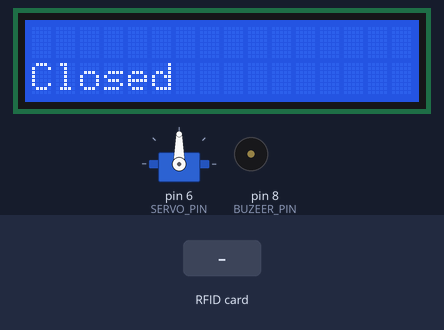
Recording of a sketch running on a simulated Arduino Uno, built with avr-gcc and run on an emulated ATmega328P. Parts: 16×2 character LCD, servo, buzzer (waves = sounding). Inputs (shaded band) come from the test bench. What the sketch prints to the serial monitor is not drawn.

Above: at 1.3 s.
1.4 s: RFID card 5E 7A 19 C4 held to the reader
At 4.3 s:
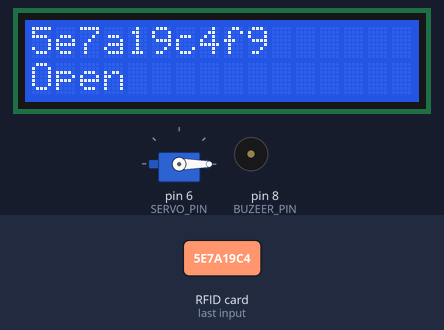
At 11.1 s:
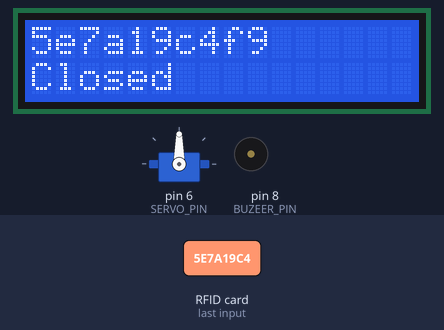
Timing chart, 0 to 11.7 s (numbered marks = the images above; inputs shaded):
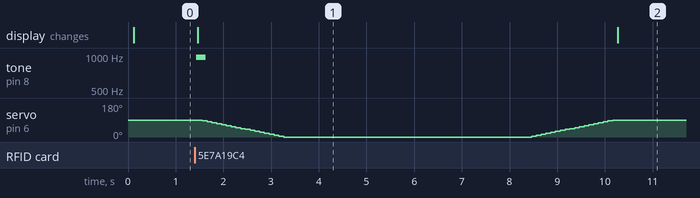

The sketch:

ArduinoNFC_ReadID_LCD_Servo.ino
```cpp
/*
 * LCD 顯示
 * ----------------
 * Card ID:
 * Open / Closed
 * ----------------
 *
*/
#include <SPI.h>
#include <RFID.h>
#include <Timer.h>
#include <Wire.h>
#include <LiquidCrystal_I2C.h>
#include <Servo.h>

#define SERVO_PIN 6
#define RST_PIN 9
#define SDA_PIN 10
#define BUZEER_PIN 8

Timer t;
LiquidCrystal_I2C lcd(0x27, 16, 2); // 0x27 or 0x3F
RFID rfid (SDA_PIN, RST_PIN);
Servo myServo;

int initDegree = 90; // 初始角度
int maxDegree = 0; // 最大角度
String cardId = "";

void setup() {
  Serial.begin(9600);
  delay(2);
  SPI.begin();
  rfid.init();
  lcd.begin();
  lcd.backlight();
  lcd.clear();
  myServo.attach(SERVO_PIN); // 設定 Servo 訊號腳位
  myServo.write(initDegree); // 設定初始角度位置

  Serial.println("Ready");
  lcd.setCursor(0, 1);
  lcd.print("Closed");
  t.every(10, detectCard);
}


void loop() {
  t.update();
  delay(10);
}

void detectCard() {
  if (rfid.isCard() && rfid.readCardSerial()) {
    tone(BUZEER_PIN, 976, 200)  ;
    Serial.println("Card found");
    cardId = "";
    for (int i = 0; i < 5; i++) {
      cardId += String(rfid.serNum[i], HEX);
    }
    showID();
    openTheDoor();
    Serial.print("CardId: ");
    Serial.println(cardId);
    Serial.println();
    delay(500);
  }
  rfid.halt(); // 進入休眠, 等待下次的激活
}

void showID() {
  lcd.setCursor(0, 0);
  lcd.print("                "); // 16 個空白
  lcd.setCursor(0, 0);
  lcd.print(cardId);
}

void openTheDoor() {
  // 啟動 open 柵欄中 ...
  lcd.setCursor(0, 1);
  lcd.print("Open  ");
  for(int i=initDegree;i>=maxDegree;i-=5) {
    myServo.write(i);
    delay(100);
  }
  delay(5000); // 柵欄全部開啟
  // 關閉 close 柵欄中 ...
  for(int i=maxDegree;i<=initDegree;i+=5) {
    myServo.write(i);
    delay(100);
  }
  lcd.setCursor(0, 1);
  lcd.print("Closed");
}
```

Measured:
- after the input at 1.4 s, tone on pin 8 (BUZEER_PIN): silent → 976 Hz at once, → silent 0.20 s later; servo on pin 6 (SERVO_PIN): 90° → 85° after 0.16 s, → 80° 0.10 s later, → 75° 0.10 s later, → 70° 0.10 s later, … (36 changes in this stretch); the display: changes after 0.06 s (image 1)
